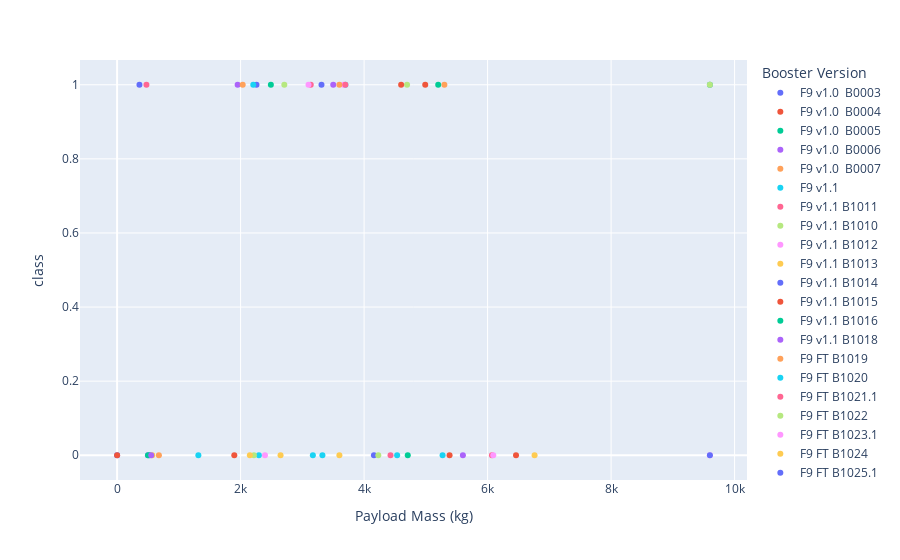

Notebook source saved alongside this figure:
### Code cell
fig=px.scatter(spacex_df,x='Payload Mass (kg)',y='class',color='Booster Version')
fig.show()

### Figure 1 — Plotly figure (JSON) as saved in the notebook; plotly's stock layout.template omitted (floating-point values rounded to 4 significant figures)
{"data": [{"hovertemplate": "Booster Version=F9 v1.0  B0003<br>Payload Mass (kg)=%{x}<br>class=%{y}<extra></extra>", "legendgroup": "F9 v1.0  B0003", "marker": {"color": "#636efa", "symbol": "circle"}, "mode": "markers", "name": "F9 v1.0  B0003", "orientation": "v", "showlegend": true, "x": [0], "xaxis": "x", "y": [0], "yaxis": "y", "type": "scatter"}, {"hovertemplate": "Booster Version=F9 v1.0  B0004<br>Payload Mass (kg)=%{x}<br>class=%{y}<extra></extra>", "legendgroup": "F9 v1.0  B0004", "marker": {"color": "#EF553B", "symbol": "circle"}, "mode": "markers", "name": "F9 v1.0  B0004", "orientation": "v", "showlegend": true, "x": [0], "xaxis": "x", "y": [0], "yaxis": "y", "type": "scatter"}, {"hovertemplate": "Booster Version=F9 v1.0  B0005<br>Payload Mass (kg)=%{x}<br>class=%{y}<extra></extra>", "legendgroup": "F9 v1.0  B0005", "marker": {"color": "#00cc96", "symbol": "circle"}, "mode": "markers", "name": "F9 v1.0  B0005", "orientation": "v", "showlegend": true, "x": [525], "xaxis": "x", "y": [0], "yaxis": "y", "type": "scatter"}, {"hovertemplate": "Booster Version=F9 v1.0  B0006<br>Payload Mass (kg)=%{x}<br>class=%{y}<extra></extra>", "legendgroup": "F9 v1.0  B0006", "marker": {"color": "#ab63fa", "symbol": "circle"}, "mode": "markers", "name": "F9 v1.0  B0006", "orientation": "v", "showlegend": true, "x": [500], "xaxis": "x", "y": [0], "yaxis": "y", "type": "scatter"}, {"hovertemplate": "Booster Version=F9 v1.0  B0007<br>Payload Mass (kg)=%{x}<br>class=%{y}<extra></extra>", "legendgroup": "F9 v1.0  B0007", "marker": {"color": "#FFA15A", "symbol": "circle"}, "mode": "markers", "name": "F9 v1.0  B0007", "orientation": "v", "showlegend": true, "x": [677], "xaxis": "x", "y": [0], "yaxis": "y", "type": "scatter"}, {"hovertemplate": "Booster Version=F9 v1.1<br>Payload Mass (kg)=%{x}<br>class=%{y}<extra></extra>", "legendgroup": "F9 v1.1", "marker": {"color": "#19d3f3", "symbol": "circle"}, "mode": "markers", "name": "F9 v1.1", "orientation": "v", "showlegend": true, "x": [3170, 3325, 2296, 1316, 4535], "xaxis": "x", "y": [0, 0, 0, 0, 0], "yaxis": "y", "type": "scatter"}, {"hovertemplate": "Booster Version=F9 v1.1 B1011<br>Payload Mass (kg)=%{x}<br>class=%{y}<extra></extra>", "legendgroup": "F9 v1.1 B1011", "marker": {"color": "#FF6692", "symbol": "circle"}, "mode": "markers", "name": "F9 v1.1 B1011", "orientation": "v", "showlegend": true, "x": [4428], "xaxis": "x", "y": [0], "yaxis": "y", "type": "scatter"}, {"hovertemplate": "Booster Version=F9 v1.1 B1010<br>Payload Mass (kg)=%{x}<br>class=%{y}<extra></extra>", "legendgroup": "F9 v1.1 B1010", "marker": {"color": "#B6E880", "symbol": "circle"}, "mode": "markers", "name": "F9 v1.1 B1010", "orientation": "v", "showlegend": true, "x": [2216], "xaxis": "x", "y": [0], "yaxis": "y", "type": "scatter"}, {"hovertemplate": "Booster Version=F9 v1.1 B1012<br>Payload Mass (kg)=%{x}<br>class=%{y}<extra></extra>", "legendgroup": "F9 v1.1 B1012", "marker": {"color": "#FF97FF", "symbol": "circle"}, "mode": "markers", "name": "F9 v1.1 B1012", "orientation": "v", "showlegend": true, "x": [2395], "xaxis": "x", "y": [0], "yaxis": "y", "type": "scatter"}, {"hovertemplate": "Booster Version=F9 v1.1 B1013<br>Payload Mass (kg)=%{x}<br>class=%{y}<extra></extra>", "legendgroup": "F9 v1.1 B1013", "marker": {"color": "#FECB52", "symbol": "circle"}, "mode": "markers", "name": "F9 v1.1 B1013", "orientation": "v", "showlegend": true, "x": [570], "xaxis": "x", "y": [0], "yaxis": "y", "type": "scatter"}, {"hovertemplate": "Booster Version=F9 v1.1 B1014<br>Payload Mass (kg)=%{x}<br>class=%{y}<extra></extra>", "legendgroup": "F9 v1.1 B1014", "marker": {"color": "#636efa", "symbol": "circle"}, "mode": "markers", "name": "F9 v1.1 B1014", "orientation": "v", "showlegend": true, "x": [4159], "xaxis": "x", "y": [0], "yaxis": "y", "type": "scatter"}, {"hovertemplate": "Booster Version=F9 v1.1 B1015<br>Payload Mass (kg)=%{x}<br>class=%{y}<extra></extra>", "legendgroup": "F9 v1.1 B1015", "marker": {"color": "#EF553B", "symbol": "circle"}, "mode": "markers", "name": "F9 v1.1 B1015", "orientation": "v", "showlegend": true, "x": [1898], "xaxis": "x", "y": [0], "yaxis": "y", "type": "scatter"}, {"hovertemplate": "Booster Version=F9 v1.1 B1016<br>Payload Mass (kg)=%{x}<br>class=%{y}<extra></extra>", "legendgroup": "F9 v1.1 B1016", "marker": {"color": "#00cc96", "symbol": "circle"}, "mode": "markers", "name": "F9 v1.1 B1016", "orientation": "v", "showlegend": true, "x": [4707], "xaxis": "x", "y": [0], "yaxis": "y", "type": "scatter"}, {"hovertemplate": "Booster Version=F9 v1.1 B1018<br>Payload Mass (kg)=%{x}<br>class=%{y}<extra></extra>", "legendgroup": "F9 v1.1 B1018", "marker": {"color": "#ab63fa", "symbol": "circle"}, "mode": "markers", "name": "F9 v1.1 B1018", "orientation": "v", "showlegend": true, "x": [1952], "xaxis": "x", "y": [1], "yaxis": "y", "type": "scatter"}, {"hovertemplate": "Booster Version=F9 FT B1019<br>Payload Mass (kg)=%{x}<br>class=%{y}<extra></extra>", "legendgroup": "F9 FT B1019", "marker": {"color": "#FFA15A", "symbol": "circle"}, "mode": "markers", "name": "F9 FT B1019", "orientation": "v", "showlegend": true, "x": [2034], "xaxis": "x", "y": [1], "yaxis": "y", "type": "scatter"}, {"hovertemplate": "Booster Version=F9 FT B1020<br>Payload Mass (kg)=%{x}<br>class=%{y}<extra></extra>", "legendgroup": "F9 FT B1020", "marker": {"color": "#19d3f3", "symbol": "circle"}, "mode": "markers", "name": "F9 FT B1020", "orientation": "v", "showlegend": true, "x": [5271], "xaxis": "x", "y": [0], "yaxis": "y", "type": "scatter"}, {"hovertemplate": "Booster Version=F9 FT B1021.1<br>Payload Mass (kg)=%{x}<br>class=%{y}<extra></extra>", "legendgroup": "F9 FT B1021.1", "marker": {"color": "#FF6692", "symbol": "circle"}, "mode": "markers", "name": "F9 FT B1021.1", "orientation": "v", "showlegend": true, "x": [3136], "xaxis": "x", "y": [1], "yaxis": "y", "type": "scatter"}, {"hovertemplate": "Booster Version=F9 FT B1022<br>Payload Mass (kg)=%{x}<br>class=%{y}<extra></extra>", "legendgroup": "F9 FT B1022", "marker": {"color": "#B6E880", "symbol": "circle"}, "mode": "markers", "name": "F9 FT B1022", "orientation": "v", "showlegend": true, "x": [4696], "xaxis": "x", "y": [1], "yaxis": "y", "type": "scatter"}, {"hovertemplate": "Booster Version=F9 FT B1023.1<br>Payload Mass (kg)=%{x}<br>class=%{y}<extra></extra>", "legendgroup": "F9 FT B1023.1", "marker": {"color": "#FF97FF", "symbol": "circle"}, "mode": "markers", "name": "F9 FT B1023.1", "orientation": "v", "showlegend": true, "x": [3100], "xaxis": "x", "y": [1], "yaxis": "y", "type": "scatter"}, {"hovertemplate": "Booster Version=F9 FT B1024<br>Payload Mass (kg)=%{x}<br>class=%{y}<extra></extra>", "legendgroup": "F9 FT B1024", "marker": {"color": "#FECB52", "symbol": "circle"}, "mode": "markers", "name": "F9 FT B1024", "orientation": "v", "showlegend": true, "x": [3600], "xaxis": "x", "y": [0], "yaxis": "y", "type": "scatter"}, {"hovertemplate": "Booster Version=F9 FT B1025.1<br>Payload Mass (kg)=%{x}<br>class=%{y}<extra></extra>", "legendgroup": "F9 FT B1025.1", "marker": {"color": "#636efa", "symbol": "circle"}, "mode": "markers", "name": "F9 FT B1025.1", "orientation": "v", "showlegend": true, "x": [2257], "xaxis": "x", "y": [1], "yaxis": "y", "type": "scatter"}, {"hovertemplate": "Booster Version=F9 FT B1026<br>Payload Mass (kg)=%{x}<br>class=%{y}<extra></extra>", "legendgroup": "F9 FT B1026", "marker": {"color": "#EF553B", "symbol": "circle"}, "mode": "markers", "name": "F9 FT B1026", "orientation": "v", "showlegend": true, "x": [4600], "xaxis": "x", "y": [1], "yaxis": "y", "type": "scatter"}, {"hovertemplate": "Booster Version=F9 v1.1  B1003<br>Payload Mass (kg)=%{x}<br>class=%{y}<extra></extra>", "legendgroup": "F9 v1.1  B1003", "marker": {"color": "#00cc96", "symbol": "circle"}, "mode": "markers", "name": "F9 v1.1  B1003", "orientation": "v", "showlegend": true, "x": [500], "xaxis": "x", "y": [0], "yaxis": "y", "type": "scatter"}, {"hovertemplate": "Booster Version=F9 v1.1 B1017<br>Payload Mass (kg)=%{x}<br>class=%{y}<extra></extra>", "legendgroup": "F9 v1.1 B1017", "marker": {"color": "#ab63fa", "symbol": "circle"}, "mode": "markers", "name": "F9 v1.1 B1017", "orientation": "v", "showlegend": true, "x": [553], "xaxis": "x", "y": [0], "yaxis": "y", "type": "scatter"}, {"hovertemplate": "Booster Version=F9 FT B1029.1<br>Payload Mass (kg)=%{x}<br>class=%{y}<extra></extra>", "legendgroup": "F9 FT B1029.1", "marker": {"color": "#FFA15A", "symbol": "circle"}, "mode": "markers", "name": "F9 FT B1029.1", "orientation": "v", "showlegend": true, "x": [9600], "xaxis": "x", "y": [1], "yaxis": "y", "type": "scatter"}, {"hovertemplate": "Booster Version=F9 FT B1036.1<br>Payload Mass (kg)=%{x}<br>class=%{y}<extra></extra>", "legendgroup": "F9 FT B1036.1", "marker": {"color": "#19d3f3", "symbol": "circle"}, "mode": "markers", "name": "F9 FT B1036.1", "orientation": "v", "showlegend": true, "x": [9600], "xaxis": "x", "y": [1], "yaxis": "y", "type": "scatter"}, {"hovertemplate": "Booster Version=F9 FT B1038.1<br>Payload Mass (kg)=%{x}<br>class=%{y}<extra></extra>", "legendgroup": "F9 FT B1038.1", "marker": {"color": "#FF6692", "symbol": "circle"}, "mode": "markers", "name": "F9 FT B1038.1", "orientation": "v", "showlegend": true, "x": [475], "xaxis": "x", "y": [1], "yaxis": "y", "type": "scatter"}, {"hovertemplate": "Booster Version=F9 B4 B1041.1<br>Payload Mass (kg)=%{x}<br>class=%{y}<extra></extra>", "legendgroup": "F9 B4 B1041.1", "marker": {"color": "#B6E880", "symbol": "circle"}, "mode": "markers", "name": "F9 B4 B1041.1", "orientation": "v", "showlegend": true, "x": [9600], "xaxis": "x", "y": [1], "yaxis": "y", "type": "scatter"}, {"hovertemplate": "Booster Version=F9 FT  B1036.2<br>Payload Mass (kg)=%{x}<br>class=%{y}<extra></extra>", "legendgroup": "F9 FT  B1036.2", "marker": {"color": "#FF97FF", "symbol": "circle"}, "mode": "markers", "name": "F9 FT  B1036.2", "orientation": "v", "showlegend": true, "x": [9600], "xaxis": "x", "y": [0], "yaxis": "y", "type": "scatter"}, {"hovertemplate": "Booster Version=F9 FT  B1038.2<br>Payload Mass (kg)=%{x}<br>class=%{y}<extra></extra>", "legendgroup": "F9 FT  B1038.2", "marker": {"color": "#FECB52", "symbol": "circle"}, "mode": "markers", "name": "F9 FT  B1038.2", "orientation": "v", "showlegend": true, "x": [2150], "xaxis": "x", "y": [0], "yaxis": "y", "type": "scatter"}, {"hovertemplate": "Booster Version=F9 B4  B1041.2<br>Payload Mass (kg)=%{x}<br>class=%{y}<extra></extra>", "legendgroup": "F9 B4  B1041.2", "marker": {"color": "#636efa", "symbol": "circle"}, "mode": "markers", "name": "F9 B4  B1041.2", "orientation": "v", "showlegend": true, "x": [9600], "xaxis": "x", "y": [0], "yaxis": "y", "type": "scatter"}, {"hovertemplate": "Booster Version=F9 B4  B1043.2<br>Payload Mass (kg)=%{x}<br>class=%{y}<extra></extra>", "legendgroup": "F9 B4  B1043.2", "marker": {"color": "#EF553B", "symbol": "circle"}, "mode": "markers", "name": "F9 B4  B1043.2", "orientation": "v", "showlegend": true, "x": [6460], "xaxis": "x", "y": [0], "yaxis": "y", "type": "scatter"}, {"hovertemplate": "Booster Version=F9 FT B1031.1<br>Payload Mass (kg)=%{x}<br>class=%{y}<extra></extra>", "legendgroup": "F9 FT B1031.1", "marker": {"color": "#00cc96", "symbol": "circle"}, "mode": "markers", "name": "F9 FT B1031.1", "orientation": "v", "showlegend": true, "x": [2490], "xaxis": "x", "y": [1], "yaxis": "y", "type": "scatter"}, {"hovertemplate": "Booster Version=F9 FT B1030<br>Payload Mass (kg)=%{x}<br>class=%{y}<extra></extra>", "legendgroup": "F9 FT B1030", "marker": {"color": "#ab63fa", "symbol": "circle"}, "mode": "markers", "name": "F9 FT B1030", "orientation": "v", "showlegend": true, "x": [5600], "xaxis": "x", "y": [0], "yaxis": "y", "type": "scatter"}, {"hovertemplate": "Booster Version=F9 FT  B1021.2<br>Payload Mass (kg)=%{x}<br>class=%{y}<extra></extra>", "legendgroup": "F9 FT  B1021.2", "marker": {"color": "#FFA15A", "symbol": "circle"}, "mode": "markers", "name": "F9 FT  B1021.2", "orientation": "v", "showlegend": true, "x": [5300], "xaxis": "x", "y": [1], "yaxis": "y", "type": "scatter"}, {"hovertemplate": "Booster Version=F9 FT B1032.1<br>Payload Mass (kg)=%{x}<br>class=%{y}<extra></extra>", "legendgroup": "F9 FT B1032.1", "marker": {"color": "#19d3f3", "symbol": "circle"}, "mode": "markers", "name": "F9 FT B1032.1", "orientation": "v", "showlegend": true, "x": [3697.0], "xaxis": "x", "y": [1], "yaxis": "y", "type": "scatter"}, {"hovertemplate": "Booster Version=F9 FT B1034<br>Payload Mass (kg)=%{x}<br>class=%{y}<extra></extra>", "legendgroup": "F9 FT B1034", "marker": {"color": "#FF6692", "symbol": "circle"}, "mode": "markers", "name": "F9 FT B1034", "orientation": "v", "showlegend": true, "x": [6070], "xaxis": "x", "y": [0], "yaxis": "y", "type": "scatter"}, {"hovertemplate": "Booster Version=F9 FT B1035.1<br>Payload Mass (kg)=%{x}<br>class=%{y}<extra></extra>", "legendgroup": "F9 FT B1035.1", "marker": {"color": "#B6E880", "symbol": "circle"}, "mode": "markers", "name": "F9 FT B1035.1", "orientation": "v", "showlegend": true, "x": [2708], "xaxis": "x", "y": [1], "yaxis": "y", "type": "scatter"}, {"hovertemplate": "Booster Version=F9 FT  B1029.2<br>Payload Mass (kg)=%{x}<br>class=%{y}<extra></extra>", "legendgroup": "F9 FT  B1029.2", "marker": {"color": "#FF97FF", "symbol": "circle"}, "mode": "markers", "name": "F9 FT  B1029.2", "orientation": "v", "showlegend": true, "x": [3669], "xaxis": "x", "y": [1], "yaxis": "y", "type": "scatter"}, {"hovertemplate": "Booster Version=F9 FT B1037<br>Payload Mass (kg)=%{x}<br>class=%{y}<extra></extra>", "legendgroup": "F9 FT B1037", "marker": {"color": "#FECB52", "symbol": "circle"}, "mode": "markers", "name": "F9 FT B1037", "orientation": "v", "showlegend": true, "x": [6761], "xaxis": "x", "y": [0], "yaxis": "y", "type": "scatter"}, {"hovertemplate": "Booster Version=F9 B4 B1039.1<br>Payload Mass (kg)=%{x}<br>class=%{y}<extra></extra>", "legendgroup": "F9 B4 B1039.1", "marker": {"color": "#636efa", "symbol": "circle"}, "mode": "markers", "name": "F9 B4 B1039.1", "orientation": "v", "showlegend": true, "x": [3310], "xaxis": "x", "y": [1], "yaxis": "y", "type": "scatter"}, {"hovertemplate": "Booster Version=F9 B4 B1040.1<br>Payload Mass (kg)=%{x}<br>class=%{y}<extra></extra>", "legendgroup": "F9 B4 B1040.1", "marker": {"color": "#EF553B", "symbol": "circle"}, "mode": "markers", "name": "F9 B4 B1040.1", "orientation": "v", "showlegend": true, "x": [4990], "xaxis": "x", "y": [1], "yaxis": "y", "type": "scatter"}, {"hovertemplate": "Booster Version=F9 FT  B1031.2<br>Payload Mass (kg)=%{x}<br>class=%{y}<extra></extra>", "legendgroup": "F9 FT  B1031.2", "marker": {"color": "#00cc96", "symbol": "circle"}, "mode": "markers", "name": "F9 FT  B1031.2", "orientation": "v", "showlegend": true, "x": [5200], "xaxis": "x", "y": [1], "yaxis": "y", "type": "scatter"}, {"hovertemplate": "Booster Version=F9 B4 B1042.1<br>Payload Mass (kg)=%{x}<br>class=%{y}<extra></extra>", "legendgroup": "F9 B4 B1042.1", "marker": {"color": "#ab63fa", "symbol": "circle"}, "mode": "markers", "name": "F9 B4 B1042.1", "orientation": "v", "showlegend": true, "x": [3500], "xaxis": "x", "y": [1], "yaxis": "y", "type": "scatter"}, {"hovertemplate": "Booster Version=F9 B5  B1046.1<br>Payload Mass (kg)=%{x}<br>class=%{y}<extra></extra>", "legendgroup": "F9 B5  B1046.1", "marker": {"color": "#FFA15A", "symbol": "circle"}, "mode": "markers", "name": "F9 B5  B1046.1", "orientation": "v", "showlegend": true, "x": [3600], "xaxis": "x", "y": [1], "yaxis": "y", "type": "scatter"}, {"hovertemplate": "Booster Version=F9 FT  B1035.2<br>Payload Mass (kg)=%{x}<br>class=%{y}<extra></extra>", "legendgroup": "F9 FT  B1035.2", "marker": {"color": "#19d3f3", "symbol": "circle"}, "mode": "markers", "name": "F9 FT  B1035.2", "orientation": "v", "showlegend": true, "x": [2205], "xaxis": "x", "y": [1], "yaxis": "y", "type": "scatter"}, {"hovertemplate": "Booster Version=F9 B4 B1043.1<br>Payload Mass (kg)=%{x}<br>class=%{y}<extra></extra>", "legendgroup": "F9 B4 B1043.1", "marker": {"color": "#FF6692", "symbol": "circle"}, "mode": "markers", "name": "F9 B4 B1043.1", "orientation": "v", "showlegend": true, "x": [3697.0], "xaxis": "x", "y": [1], "yaxis": "y", "type": "scatter"}, {"hovertemplate": "Booster Version=F9 FT  B1032.2<br>Payload Mass (kg)=%{x}<br>class=%{y}<extra></extra>", "legendgroup": "F9 FT  B1032.2", "marker": {"color": "#B6E880", "symbol": "circle"}, "mode": "markers", "name": "F9 FT  B1032.2", "orientation": "v", "showlegend": true, "x": [4230], "xaxis": "x", "y": [0], "yaxis": "y", "type": "scatter"}, {"hovertemplate": "Booster Version=F9 B4 B1044<br>Payload Mass (kg)=%{x}<br>class=%{y}<extra></extra>", "legendgroup": "F9 B4 B1044", "marker": {"color": "#FF97FF", "symbol": "circle"}, "mode": "markers", "name": "F9 B4 B1044", "orientation": "v", "showlegend": true, "x": [6092], "xaxis": "x", "y": [0], "yaxis": "y", "type": "scatter"}, {"hovertemplate": "Booster Version=F9 B4  B1039.2<br>Payload Mass (kg)=%{x}<br>class=%{y}<extra></extra>", "legendgroup": "F9 B4  B1039.2", "marker": {"color": "#FECB52", "symbol": "circle"}, "mode": "markers", "name": "F9 B4  B1039.2", "orientation": "v", "showlegend": true, "x": [2647], "xaxis": "x", "y": [0], "yaxis": "y", "type": "scatter"}, {"hovertemplate": "Booster Version=F9 B4 B1045.1<br>Payload Mass (kg)=%{x}<br>class=%{y}<extra></extra>", "legendgroup": "F9 B4 B1045.1", "marker": {"color": "#636efa", "symbol": "circle"}, "mode": "markers", "name": "F9 B4 B1045.1", "orientation": "v", "showlegend": true, "x": [362], "xaxis": "x", "y": [1], "yaxis": "y", "type": "scatter"}, {"hovertemplate": "Booster Version=F9 B4  B1040.2<br>Payload Mass (kg)=%{x}<br>class=%{y}<extra></extra>", "legendgroup": "F9 B4  B1040.2", "marker": {"color": "#EF553B", "symbol": "circle"}, "mode": "markers", "name": "F9 B4  B1040.2", "orientation": "v", "showlegend": true, "x": [5384], "xaxis": "x", "y": [0], "yaxis": "y", "type": "scatter"}], "layout": {"xaxis": {"anchor": "y", "domain": [0, 1], "title": {"text": "Payload Mass (kg)"}, "type": "linear", "range": [-665.0, 10260.0], "autorange": true}, "yaxis": {"anchor": "x", "domain": [0, 1], "title": {"text": "class"}, "type": "linear", "range": [-0.07743, 1.077], "autorange": true}, "legend": {"title": {"text": "Booster Version"}, "tracegroupgap": 0}, "margin": {"t": 60}, "autosize": true}}
